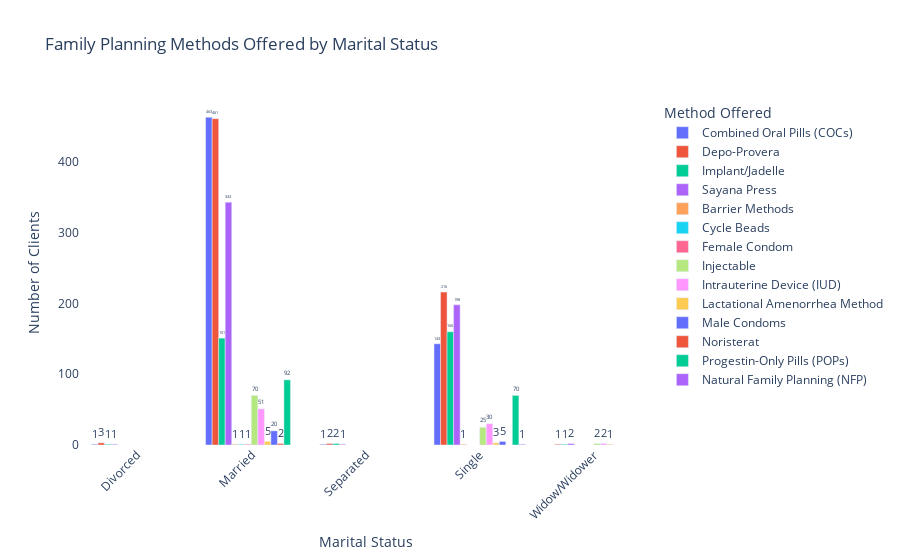

The code cell stored with this chart in its notebook:
### Markdown cell above
## Family Planning Methods by Marital Status

This interactive grouped bar chart visualizes the distribution of family planning methods offered, segmented by clients' marital status.

### Code cell
grouped_data = df_fin.groupby(['marital_status', 'method_offered'])['method_offered'].count().reset_index(name='count')

# Plot interactive grouped bar chart
fig = px.bar(grouped_data,
             x='marital_status',
             y='count',
             color='method_offered',
             barmode='group',
             title='Family Planning Methods Offered by Marital Status',
             labels={'count': 'Number of Clients', 'marital_status': 'Marital Status', 'method_offered': 'Method Offered'},
             hover_name='method_offered',
             text='count')

fig.update_layout(
    xaxis_tickangle=-45,
    legend_title='Method Offered',
    bargap=0.2,
    plot_bgcolor='white'
)

fig.update_traces(textposition='outside')

fig.show()

### Figure 1 — Plotly figure (JSON) as saved in the notebook; plotly's stock layout.template omitted (floating-point values rounded to 4 significant figures)
{"data": [{"alignmentgroup": "True", "hovertemplate": "<b>%{hovertext}</b><br><br>Method Offered=Combined Oral Pills (COCs)<br>Marital Status=%{x}<br>Number of Clients=%{text}<extra></extra>", "hovertext": ["Combined Oral Pills (COCs)", "Combined Oral Pills (COCs)", "Combined Oral Pills (COCs)", "Combined Oral Pills (COCs)"], "legendgroup": "Combined Oral Pills (COCs)", "marker": {"color": "#636efa", "pattern": {"shape": ""}}, "name": "Combined Oral Pills (COCs)", "offsetgroup": "Combined Oral Pills (COCs)", "orientation": "v", "showlegend": true, "text": [1, 463, 1, 143], "textposition": "outside", "type": "bar", "x": ["Divorced", "Married", "Separated", "Single"], "xaxis": "x", "y": [1, 463, 1, 143], "yaxis": "y"}, {"alignmentgroup": "True", "hovertemplate": "<b>%{hovertext}</b><br><br>Method Offered=Depo-Provera<br>Marital Status=%{x}<br>Number of Clients=%{text}<extra></extra>", "hovertext": ["Depo-Provera", "Depo-Provera", "Depo-Provera", "Depo-Provera", "Depo-Provera"], "legendgroup": "Depo-Provera", "marker": {"color": "#EF553B", "pattern": {"shape": ""}}, "name": "Depo-Provera", "offsetgroup": "Depo-Provera", "orientation": "v", "showlegend": true, "text": [3, 461, 2, 216, 1], "textposition": "outside", "type": "bar", "x": ["Divorced", "Married", "Separated", "Single", "Widow/Widower"], "xaxis": "x", "y": [3, 461, 2, 216, 1], "yaxis": "y"}, {"alignmentgroup": "True", "hovertemplate": "<b>%{hovertext}</b><br><br>Method Offered=Implant/Jadelle<br>Marital Status=%{x}<br>Number of Clients=%{text}<extra></extra>", "hovertext": ["Implant/Jadelle", "Implant/Jadelle", "Implant/Jadelle", "Implant/Jadelle", "Implant/Jadelle"], "legendgroup": "Implant/Jadelle", "marker": {"color": "#00cc96", "pattern": {"shape": ""}}, "name": "Implant/Jadelle", "offsetgroup": "Implant/Jadelle", "orientation": "v", "showlegend": true, "text": [1, 151, 2, 160, 1], "textposition": "outside", "type": "bar", "x": ["Divorced", "Married", "Separated", "Single", "Widow/Widower"], "xaxis": "x", "y": [1, 151, 2, 160, 1], "yaxis": "y"}, {"alignmentgroup": "True", "hovertemplate": "<b>%{hovertext}</b><br><br>Method Offered=Sayana Press<br>Marital Status=%{x}<br>Number of Clients=%{text}<extra></extra>", "hovertext": ["Sayana Press", "Sayana Press", "Sayana Press", "Sayana Press", "Sayana Press"], "legendgroup": "Sayana Press", "marker": {"color": "#ab63fa", "pattern": {"shape": ""}}, "name": "Sayana Press", "offsetgroup": "Sayana Press", "orientation": "v", "showlegend": true, "text": [1, 343, 1, 198, 2], "textposition": "outside", "type": "bar", "x": ["Divorced", "Married", "Separated", "Single", "Widow/Widower"], "xaxis": "x", "y": [1, 343, 1, 198, 2], "yaxis": "y"}, {"alignmentgroup": "True", "hovertemplate": "<b>%{hovertext}</b><br><br>Method Offered=Barrier Methods<br>Marital Status=%{x}<br>Number of Clients=%{text}<extra></extra>", "hovertext": ["Barrier Methods", "Barrier Methods"], "legendgroup": "Barrier Methods", "marker": {"color": "#FFA15A", "pattern": {"shape": ""}}, "name": "Barrier Methods", "offsetgroup": "Barrier Methods", "orientation": "v", "showlegend": true, "text": [1, 1], "textposition": "outside", "type": "bar", "x": ["Married", "Single"], "xaxis": "x", "y": [1, 1], "yaxis": "y"}, {"alignmentgroup": "True", "hovertemplate": "<b>%{hovertext}</b><br><br>Method Offered=Cycle Beads<br>Marital Status=%{x}<br>Number of Clients=%{text}<extra></extra>", "hovertext": ["Cycle Beads"], "legendgroup": "Cycle Beads", "marker": {"color": "#19d3f3", "pattern": {"shape": ""}}, "name": "Cycle Beads", "offsetgroup": "Cycle Beads", "orientation": "v", "showlegend": true, "text": [1], "textposition": "outside", "type": "bar", "x": ["Married"], "xaxis": "x", "y": [1], "yaxis": "y"}, {"alignmentgroup": "True", "hovertemplate": "<b>%{hovertext}</b><br><br>Method Offered=Female Condom<br>Marital Status=%{x}<br>Number of Clients=%{text}<extra></extra>", "hovertext": ["Female Condom"], "legendgroup": "Female Condom", "marker": {"color": "#FF6692", "pattern": {"shape": ""}}, "name": "Female Condom", "offsetgroup": "Female Condom", "orientation": "v", "showlegend": true, "text": [1], "textposition": "outside", "type": "bar", "x": ["Married"], "xaxis": "x", "y": [1], "yaxis": "y"}, {"alignmentgroup": "True", "hovertemplate": "<b>%{hovertext}</b><br><br>Method Offered=Injectable<br>Marital Status=%{x}<br>Number of Clients=%{text}<extra></extra>", "hovertext": ["Injectable", "Injectable", "Injectable"], "legendgroup": "Injectable", "marker": {"color": "#B6E880", "pattern": {"shape": ""}}, "name": "Injectable", "offsetgroup": "Injectable", "orientation": "v", "showlegend": true, "text": [70, 25, 2], "textposition": "outside", "type": "bar", "x": ["Married", "Single", "Widow/Widower"], "xaxis": "x", "y": [70, 25, 2], "yaxis": "y"}, {"alignmentgroup": "True", "hovertemplate": "<b>%{hovertext}</b><br><br>Method Offered=Intrauterine Device (IUD)<br>Marital Status=%{x}<br>Number of Clients=%{text}<extra></extra>", "hovertext": ["Intrauterine Device (IUD)", "Intrauterine Device (IUD)", "Intrauterine Device (IUD)"], "legendgroup": "Intrauterine Device (IUD)", "marker": {"color": "#FF97FF", "pattern": {"shape": ""}}, "name": "Intrauterine Device (IUD)", "offsetgroup": "Intrauterine Device (IUD)", "orientation": "v", "showlegend": true, "text": [51, 30, 2], "textposition": "outside", "type": "bar", "x": ["Married", "Single", "Widow/Widower"], "xaxis": "x", "y": [51, 30, 2], "yaxis": "y"}, {"alignmentgroup": "True", "hovertemplate": "<b>%{hovertext}</b><br><br>Method Offered=Lactational Amenorrhea Method<br>Marital Status=%{x}<br>Number of Clients=%{text}<extra></extra>", "hovertext": ["Lactational Amenorrhea Method", "Lactational Amenorrhea Method", "Lactational Amenorrhea Method"], "legendgroup": "Lactational Amenorrhea Method", "marker": {"color": "#FECB52", "pattern": {"shape": ""}}, "name": "Lactational Amenorrhea Method", "offsetgroup": "Lactational Amenorrhea Method", "orientation": "v", "showlegend": true, "text": [5, 3, 1], "textposition": "outside", "type": "bar", "x": ["Married", "Single", "Widow/Widower"], "xaxis": "x", "y": [5, 3, 1], "yaxis": "y"}, {"alignmentgroup": "True", "hovertemplate": "<b>%{hovertext}</b><br><br>Method Offered=Male Condoms<br>Marital Status=%{x}<br>Number of Clients=%{text}<extra></extra>", "hovertext": ["Male Condoms", "Male Condoms"], "legendgroup": "Male Condoms", "marker": {"color": "#636efa", "pattern": {"shape": ""}}, "name": "Male Condoms", "offsetgroup": "Male Condoms", "orientation": "v", "showlegend": true, "text": [20, 5], "textposition": "outside", "type": "bar", "x": ["Married", "Single"], "xaxis": "x", "y": [20, 5], "yaxis": "y"}, {"alignmentgroup": "True", "hovertemplate": "<b>%{hovertext}</b><br><br>Method Offered=Noristerat<br>Marital Status=%{x}<br>Number of Clients=%{text}<extra></extra>", "hovertext": ["Noristerat"], "legendgroup": "Noristerat", "marker": {"color": "#EF553B", "pattern": {"shape": ""}}, "name": "Noristerat", "offsetgroup": "Noristerat", "orientation": "v", "showlegend": true, "text": [2], "textposition": "outside", "type": "bar", "x": ["Married"], "xaxis": "x", "y": [2], "yaxis": "y"}, {"alignmentgroup": "True", "hovertemplate": "<b>%{hovertext}</b><br><br>Method Offered=Progestin-Only Pills (POPs)<br>Marital Status=%{x}<br>Number of Clients=%{text}<extra></extra>", "hovertext": ["Progestin-Only Pills (POPs)", "Progestin-Only Pills (POPs)"], "legendgroup": "Progestin-Only Pills (POPs)", "marker": {"color": "#00cc96", "pattern": {"shape": ""}}, "name": "Progestin-Only Pills (POPs)", "offsetgroup": "Progestin-Only Pills (POPs)", "orientation": "v", "showlegend": true, "text": [92, 70], "textposition": "outside", "type": "bar", "x": ["Married", "Single"], "xaxis": "x", "y": [92, 70], "yaxis": "y"}, {"alignmentgroup": "True", "hovertemplate": "<b>%{hovertext}</b><br><br>Method Offered=Natural Family Planning (NFP)<br>Marital Status=%{x}<br>Number of Clients=%{text}<extra></extra>", "hovertext": ["Natural Family Planning (NFP)"], "legendgroup": "Natural Family Planning (NFP)", "marker": {"color": "#ab63fa", "pattern": {"shape": ""}}, "name": "Natural Family Planning (NFP)", "offsetgroup": "Natural Family Planning (NFP)", "orientation": "v", "showlegend": true, "text": [1], "textposition": "outside", "type": "bar", "x": ["Single"], "xaxis": "x", "y": [1], "yaxis": "y"}], "layout": {"autosize": true, "bargap": 0.2, "barmode": "group", "legend": {"title": {"text": "Method Offered"}, "tracegroupgap": 0}, "plot_bgcolor": "white", "title": {"text": "Family Planning Methods Offered by Marital Status"}, "xaxis": {"anchor": "y", "autorange": true, "domain": [0, 1], "range": [-0.5, 4.5], "tickangle": -45, "title": {"text": "Marital Status"}, "type": "category"}, "yaxis": {"anchor": "x", "autorange": true, "domain": [0, 1], "range": [0, 487.4], "title": {"text": "Number of Clients"}, "type": "linear"}}}
